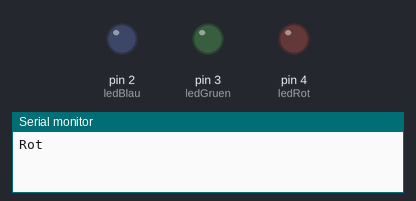
Bench run of a sketch on a simulated Arduino Nano, built with avr-gcc and run on an emulated ATmega328P. Shown: output pins drawn as LEDs (lit = HIGH), the last lines printed to the serial monitor.

Above: at 0.5 s.
At 1.5 s:
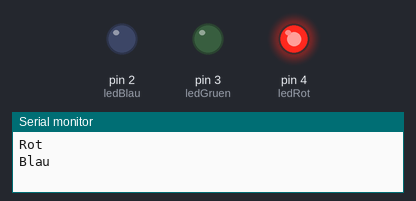
At 3.5 s:
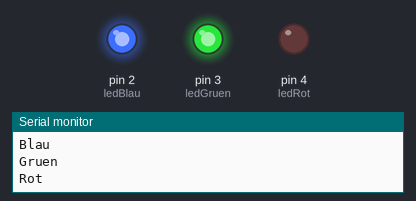
At 4.5 s:
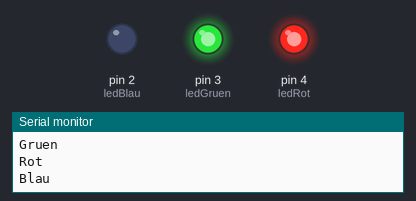
At 5.5 s:
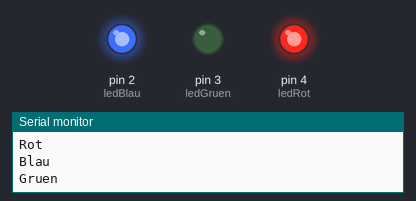
Timing chart, 0 to 6.9 s (numbered marks = the images above):
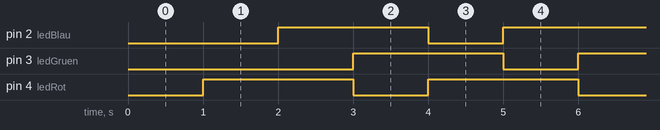

The sketch:

MagicWandOnOff.ino
```cpp
// Zauberstab LED on/off
// 240221 Thomas Peetz
//
// An ein Microcontrollerboard Arduino Nano 33 BLE ist eine RGB-LED ueber 180 Ohm Vorwiderstaende angeschlossen.
// Zuordnung der Pins GPIO 02 LED Blau
//                    GPIO 03 LED Gruen
//                    GPIO 04 LED Rot
// Die verwendeten GPIO Pins koennen ueber PWM Signale angesteuert werden, damit ist eine Farbmischung moeglich.
//

int ledBlau = 2;
int ledGruen = 3;
int ledRot = 4;

void setup() {
  Serial.begin(115200);
}

void loop() {
  Serial.println("Rot");
  analogWrite(ledRot, 0);
  delay (1000);
  analogWrite(ledRot, 255);

  Serial.println("Blau");
  analogWrite(ledBlau, 0);
  delay (1000);
  analogWrite(ledBlau, 255);

  Serial.println("Gruen");
  analogWrite(ledGruen, 0);
  delay (1000);
  analogWrite(ledGruen, 255);
}
```

Measured:
- by itself, pin 2 (ledBlau), pin 3 (ledGruen), pin 4 (ledRot): alternates HIGH for 2.0 s and LOW for 1.0 s
